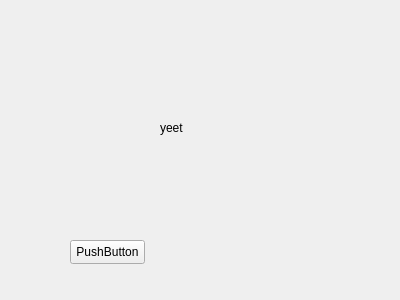
<?xml version="1.0" encoding="UTF-8"?>
<ui version="4.0">
 <class>Form</class>
 <widget class="QWidget" name="Form">
  <property name="geometry">
   <rect>
    <x>0</x>
    <y>0</y>
    <width>400</width>
    <height>300</height>
   </rect>
  </property>
  <property name="windowTitle">
   <string>Form</string>
  </property>
  <widget class="QLabel" name="label">
   <property name="geometry">
    <rect>
     <x>160</x>
     <y>120</y>
     <width>49</width>
     <height>16</height>
    </rect>
   </property>
   <property name="text">
    <string>yeet</string>
   </property>
  </widget>
  <widget class="QPushButton" name="button1">
   <property name="geometry">
    <rect>
     <x>70</x>
     <y>240</y>
     <width>75</width>
     <height>24</height>
    </rect>
   </property>
   <property name="text">
    <string>PushButton</string>
   </property>
  </widget>
 </widget>
 <resources/>
 <connections/>
</ui>
